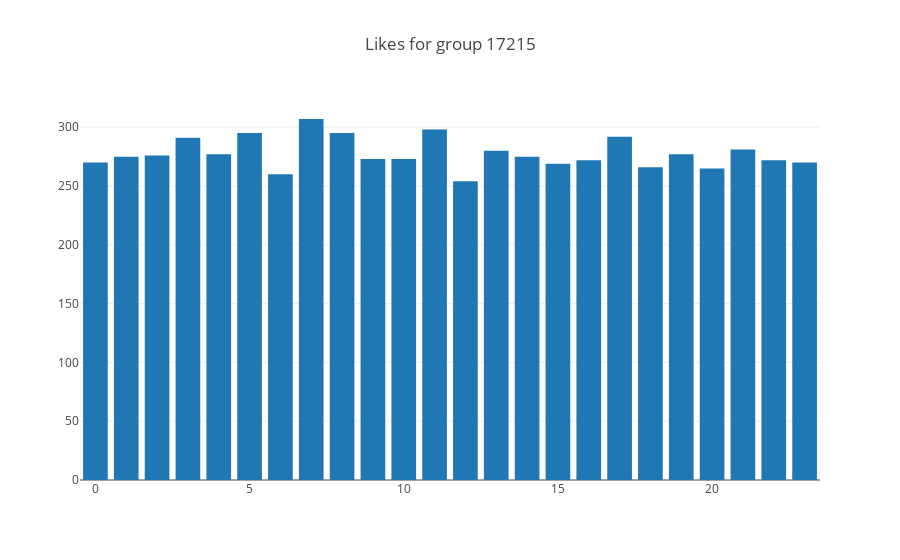

Write notebook code for a chart like this one.
### Code cell
draw_hist_for_group(17215)

### Figure 1 — Plotly figure (JSON) as saved in the notebook; plotly's stock layout.template omitted (floating-point values rounded to 4 significant figures)
{"data": [{"type": "bar", "x": ["00", "01", "02", "03", "04", "05", "06", "07", "08", "09", "10", "11", "12", "13", "14", "15", "16", "17", "18", "19", "20", "21", "22", "23"], "y": [270, 275, 276, 291, 277, 295, 260, 307, 295, 273, 273, 298, 254, 280, 275, 269, 272, 292, 266, 277, 265, 281, 272, 270]}], "layout": {"title": "Likes for group 17215"}}
